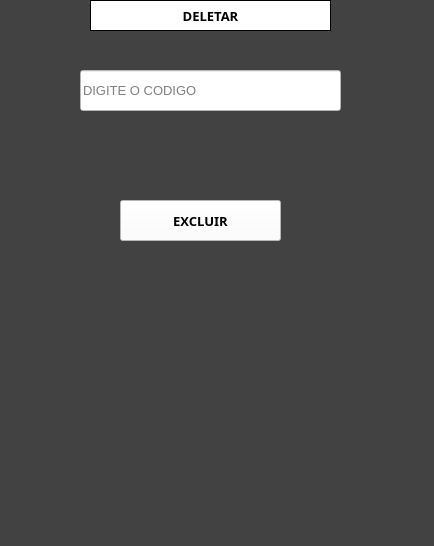
<?xml version="1.0" encoding="UTF-8"?>
<ui version="4.0">
 <class>MainWindow</class>
 <widget class="QMainWindow" name="MainWindow">
  <property name="geometry">
   <rect>
    <x>0</x>
    <y>0</y>
    <width>434</width>
    <height>546</height>
   </rect>
  </property>
  <property name="font">
   <font>
    <family>Arial</family>
    <pointsize>10</pointsize>
   </font>
  </property>
  <property name="windowTitle">
   <string>MainWindow</string>
  </property>
  <property name="styleSheet">
   <string notr="true">background-color: rgb(66, 66, 66);</string>
  </property>
  <widget class="QWidget" name="centralwidget">
   <widget class="QLabel" name="label">
    <property name="geometry">
     <rect>
      <x>90</x>
      <y>0</y>
      <width>241</width>
      <height>31</height>
     </rect>
    </property>
    <property name="font">
     <font>
      <family>Arial Black</family>
      <pointsize>10</pointsize>
      <weight>75</weight>
      <bold>true</bold>
     </font>
    </property>
    <property name="styleSheet">
     <string notr="true">background-color: rgb(255, 255, 255);</string>
    </property>
    <property name="frameShape">
     <enum>QFrame::Panel</enum>
    </property>
    <property name="frameShadow">
     <enum>QFrame::Plain</enum>
    </property>
    <property name="text">
     <string>DELETAR</string>
    </property>
    <property name="alignment">
     <set>Qt::AlignCenter</set>
    </property>
   </widget>
   <widget class="QLineEdit" name="lineEdit">
    <property name="geometry">
     <rect>
      <x>80</x>
      <y>70</y>
      <width>261</width>
      <height>41</height>
     </rect>
    </property>
    <property name="font">
     <font>
      <family>Arial</family>
      <pointsize>10</pointsize>
     </font>
    </property>
    <property name="cursor">
     <cursorShape>ArrowCursor</cursorShape>
    </property>
    <property name="styleSheet">
     <string notr="true">background-color: rgb(255, 255, 255);</string>
    </property>
    <property name="text">
     <string/>
    </property>
    <property name="placeholderText">
     <string>DIGITE O CODIGO</string>
    </property>
   </widget>
   <widget class="QPushButton" name="pushButton">
    <property name="geometry">
     <rect>
      <x>120</x>
      <y>200</y>
      <width>161</width>
      <height>41</height>
     </rect>
    </property>
    <property name="font">
     <font>
      <family>Arial Black</family>
      <pointsize>10</pointsize>
      <weight>75</weight>
      <bold>true</bold>
     </font>
    </property>
    <property name="styleSheet">
     <string notr="true">background-color: rgb(255, 255, 255);</string>
    </property>
    <property name="text">
     <string>EXCLUIR</string>
    </property>
   </widget>
  </widget>
  <widget class="QMenuBar" name="menubar">
   <property name="geometry">
    <rect>
     <x>0</x>
     <y>0</y>
     <width>434</width>
     <height>21</height>
    </rect>
   </property>
  </widget>
  <widget class="QStatusBar" name="statusbar"/>
 </widget>
 <resources/>
 <connections/>
</ui>
